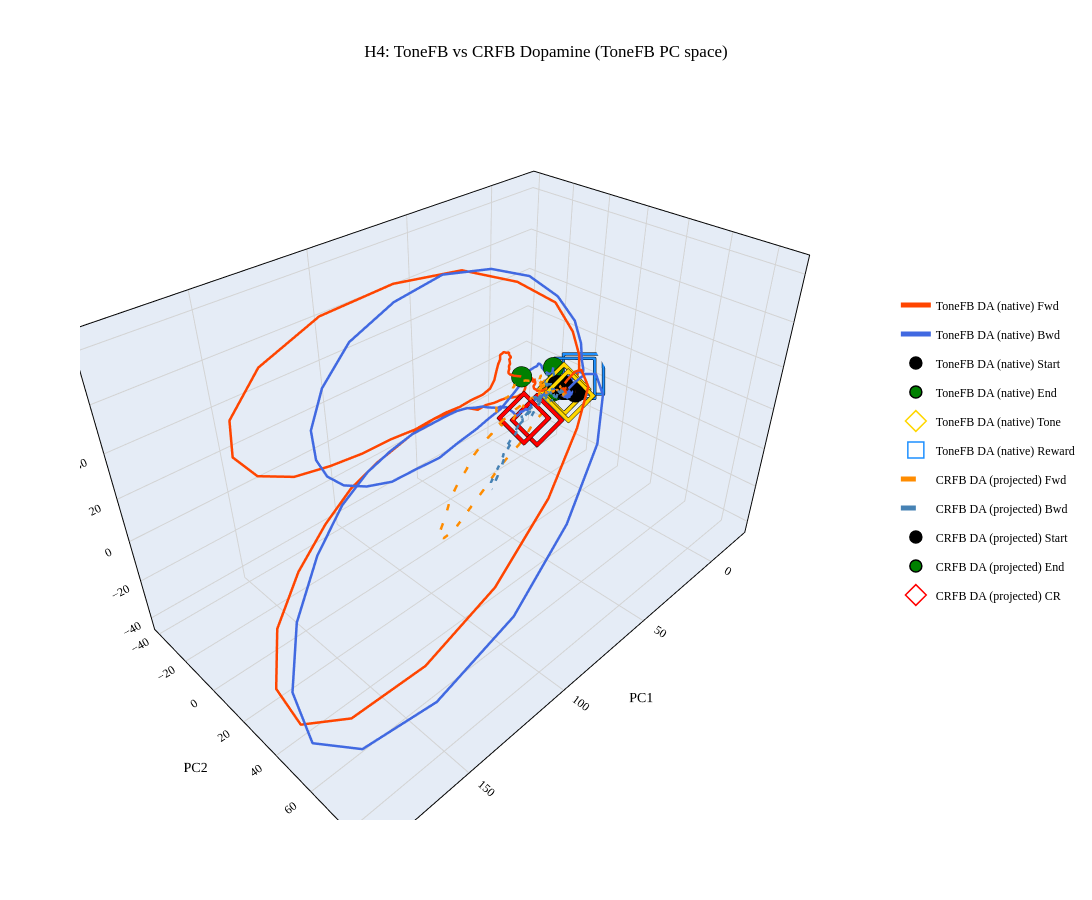

The code cell stored with this chart in its notebook:
### Markdown cell above
### H4.2: Overlay -- ToneFB vs CRFB Dynamics

### Code cell
# Overlay: ToneFB native + CRFB projected for DA
if 'DA Tone->CR' in cross_results_same_neuron and 'ToneFB_Dopamine' in results:
    tsets = [
        {
            'fwd_smooth': results['ToneFB_Dopamine']['smooth_data']['fwd_smooth'],
            'bwd_smooth': results['ToneFB_Dopamine']['smooth_data']['bwd_smooth'],
            'label': 'ToneFB DA (native)',
            'fwd_color': 'orangered', 'bwd_color': 'royalblue', 'dash': 'solid',
            'event_markers': results['ToneFB_Dopamine']['event_markers'],
        },
        {
            'fwd_smooth': cross_results_same_neuron['DA Tone->CR']['smooth_data']['fwd_smooth'],
            'bwd_smooth': cross_results_same_neuron['DA Tone->CR']['smooth_data']['bwd_smooth'],
            'label': 'CRFB DA (projected)',
            'fwd_color': 'darkorange', 'bwd_color': 'steelblue', 'dash': 'dash',
            'event_markers': cross_results_same_neuron['DA Tone->CR']['event_markers'],
        },
    ]
    fig_overlay = build_overlay_figure(
        tsets, title='H4: ToneFB vs CRFB Dopamine (ToneFB PC space)')
    fig_overlay.show()

    # ── Variance diagnostics: CRFB vs ToneFB in shared PC space ──
    print("\n  DA variance diagnostics (ToneFB PC space):")
    tone_sd = results['ToneFB_Dopamine']['smooth_data']
    crfb_sd = cross_results_same_neuron['DA Tone->CR']['smooth_data']
    for label, sd in [('ToneFB native', tone_sd), ('CRFB projected', crfb_sd)]:
        fwd, bwd = sd['fwd_smooth'], sd['bwd_smooth']
        per_pc_var = [float(np.var(fwd[k]) + np.var(bwd[k])) for k in range(3)]
        total_var = sum(per_pc_var)
        print(f"    {label:20s}  total_var={total_var:.4f}  per-PC: {[f'{v:.4f}' for v in per_pc_var]}")
    # Compare with each dataset's own PCA variance
    if 'CRFB_Dopamine' in results:
        crfb_evr = results['CRFB_Dopamine']['explained_variance_ratio']
        tone_evr = results['ToneFB_Dopamine']['explained_variance_ratio']
        print(f"    CRFB own EVR (3 PCs): {[f'{v:.4f}' for v in crfb_evr[:3]]}  sum={sum(crfb_evr[:3]):.4f}")
        print(f"    ToneFB own EVR (3 PCs): {[f'{v:.4f}' for v in tone_evr[:3]]}  sum={sum(tone_evr[:3]):.4f}")
        print(f"    → If CRFB total_var << ToneFB: CRFB has less modulation (expected: no tone/reward)")
        print(f"    → If CRFB own EVR ≈ ToneFB own EVR: structure is similar, just lower amplitude")

### Figure 1 — Plotly figure (JSON) as saved in the notebook; plotly's stock layout.template omitted (floating-point values rounded to 4 significant figures; data arrays with more than 128 entries replaced by an {"elided": "..."} marker saying what was removed)
{"data": [{"line": {"color": "orangered", "dash": "solid", "width": 5}, "mode": "lines", "name": "ToneFB DA (native) Fwd", "type": "scatter3d", "x": {"elided": "301 float values"}, "y": {"elided": "301 float values"}, "z": {"elided": "301 float values"}}, {"line": {"color": "royalblue", "dash": "solid", "width": 5}, "mode": "lines", "name": "ToneFB DA (native) Bwd", "type": "scatter3d", "x": {"elided": "301 float values"}, "y": {"elided": "301 float values"}, "z": {"elided": "301 float values"}}, {"legendgroup": "ToneFB DA (native) Start", "marker": {"color": "black", "line": {"color": "black", "width": 1.5}, "size": 12, "symbol": "circle"}, "mode": "markers", "name": "ToneFB DA (native) Start", "showlegend": true, "type": "scatter3d", "x": [-7.928], "y": [5.014], "z": [-0.6279]}, {"legendgroup": "ToneFB DA (native) Start", "marker": {"color": "black", "line": {"color": "black", "width": 1.5}, "size": 12, "symbol": "circle"}, "mode": "markers", "name": "ToneFB DA (native) Start", "showlegend": false, "type": "scatter3d", "x": [-4.553], "y": [-0.04125], "z": [2.169]}, {"legendgroup": "ToneFB DA (native) End", "marker": {"color": "green", "line": {"color": "black", "width": 1.5}, "size": 12, "symbol": "circle"}, "mode": "markers", "name": "ToneFB DA (native) End", "showlegend": true, "type": "scatter3d", "x": [9.504], "y": [-13.65], "z": [7.058]}, {"legendgroup": "ToneFB DA (native) End", "marker": {"color": "green", "line": {"color": "black", "width": 1.5}, "size": 12, "symbol": "circle"}, "mode": "markers", "name": "ToneFB DA (native) End", "showlegend": false, "type": "scatter3d", "x": [-7.657], "y": [-8.896], "z": [6.889]}, {"legendgroup": "ToneFB DA (native) Tone", "marker": {"color": "gold", "line": {"color": "black", "width": 1.5}, "size": 18, "symbol": "diamond-open"}, "mode": "markers", "name": "ToneFB DA (native) Tone", "showlegend": true, "type": "scatter3d", "x": [-4.78], "y": [0.2827], "z": [0.3099]}, {"legendgroup": "ToneFB DA (native) Tone", "marker": {"color": "gold", "line": {"color": "black", "width": 1.5}, "size": 18, "symbol": "diamond-open"}, "mode": "markers", "name": "ToneFB DA (native) Tone", "showlegend": false, "type": "scatter3d", "x": [-3.537], "y": [4.095], "z": [-1.175]}, {"legendgroup": "ToneFB DA (native) Reward", "marker": {"color": "dodgerblue", "line": {"color": "black", "width": 1.5}, "size": 18, "symbol": "square-open"}, "mode": "markers", "name": "ToneFB DA (native) Reward", "showlegend": true, "type": "scatter3d", "x": [-15.13], "y": [-1.903], "z": [0.8096]}, {"legendgroup": "ToneFB DA (native) Reward", "marker": {"color": "dodgerblue", "line": {"color": "black", "width": 1.5}, "size": 18, "symbol": "square-open"}, "mode": "markers", "name": "ToneFB DA (native) Reward", "showlegend": false, "type": "scatter3d", "x": [-19.1], "y": [0.08113], "z": [2.398]}, {"line": {"color": "darkorange", "dash": "dash", "width": 5}, "mode": "lines", "name": "CRFB DA (projected) Fwd", "type": "scatter3d", "x": {"elided": "301 float values"}, "y": {"elided": "301 float values"}, "z": {"elided": "301 float values"}}, {"line": {"color": "steelblue", "dash": "dash", "width": 5}, "mode": "lines", "name": "CRFB DA (projected) Bwd", "type": "scatter3d", "x": {"elided": "301 float values"}, "y": {"elided": "301 float values"}, "z": {"elided": "301 float values"}}, {"legendgroup": "CRFB DA (projected) Start", "marker": {"color": "black", "line": {"color": "black", "width": 1.5}, "size": 12, "symbol": "circle"}, "mode": "markers", "name": "CRFB DA (projected) Start", "showlegend": true, "type": "scatter3d", "x": [-2.42], "y": [-1.55], "z": [2.316]}, {"legendgroup": "CRFB DA (projected) Start", "marker": {"color": "black", "line": {"color": "black", "width": 1.5}, "size": 12, "symbol": "circle"}, "mode": "markers", "name": "CRFB DA (projected) Start", "showlegend": false, "type": "scatter3d", "x": [-4.91], "y": [0.383], "z": [0.1341]}, {"legendgroup": "CRFB DA (projected) End", "marker": {"color": "green", "line": {"color": "black", "width": 1.5}, "size": 12, "symbol": "circle"}, "mode": "markers", "name": "CRFB DA (projected) End", "showlegend": true, "type": "scatter3d", "x": [-2.388], "y": [-3.994], "z": [-0.6488]}, {"legendgroup": "CRFB DA (projected) End", "marker": {"color": "green", "line": {"color": "black", "width": 1.5}, "size": 12, "symbol": "circle"}, "mode": "markers", "name": "CRFB DA (projected) End", "showlegend": false, "type": "scatter3d", "x": [-2.654], "y": [-4.672], "z": [-2.143]}, {"legendgroup": "CRFB DA (projected) CR", "marker": {"color": "red", "line": {"color": "black", "width": 1.5}, "size": 18, "symbol": "diamond-open"}, "mode": "markers", "name": "CRFB DA (projected) CR", "showlegend": true, "type": "scatter3d", "x": [9.501], "y": [-3.258], "z": [-12.18]}, {"legendgroup": "CRFB DA (projected) CR", "marker": {"color": "red", "line": {"color": "black", "width": 1.5}, "size": 18, "symbol": "diamond-open"}, "mode": "markers", "name": "CRFB DA (projected) CR", "showlegend": false, "type": "scatter3d", "x": [20.38], "y": [-2.015], "z": [-5.444]}], "layout": {"font": {"color": "black", "family": "Times New Roman, serif", "size": 12}, "height": 900, "legend": {"orientation": "v", "x": 1.05, "y": 0.5}, "margin": {"b": 80, "l": 80, "r": 220, "t": 80}, "paper_bgcolor": "white", "plot_bgcolor": "white", "scene": {"xaxis": {"gridcolor": "lightgrey", "linecolor": "black", "linewidth": 2, "mirror": true, "showgrid": true, "showline": true, "title": {"text": "PC1"}, "zeroline": true, "zerolinecolor": "lightgrey", "zerolinewidth": 2}, "yaxis": {"gridcolor": "lightgrey", "linecolor": "black", "linewidth": 2, "mirror": true, "showgrid": true, "showline": true, "title": {"text": "PC2"}, "zeroline": true, "zerolinecolor": "lightgrey", "zerolinewidth": 2}, "zaxis": {"gridcolor": "lightgrey", "linecolor": "black", "linewidth": 2, "mirror": true, "showgrid": true, "showline": true, "title": {"text": "PC3"}, "zeroline": true, "zerolinecolor": "lightgrey", "zerolinewidth": 2}}, "title": {"text": "H4: ToneFB vs CRFB Dopamine (ToneFB PC space)", "x": 0.5, "xanchor": "center", "y": 0.95}, "width": 1200}}
